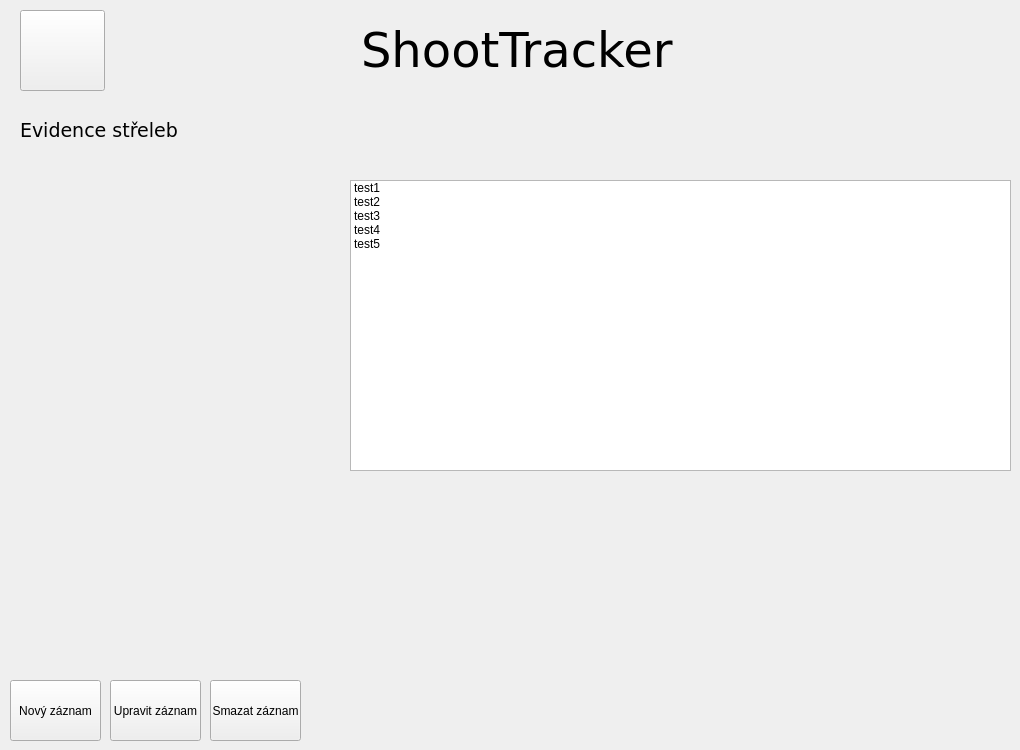
    <widget class="QWidget" name="Shooting">
     <widget class="QWidget" name="layoutWidget_9">
      <property name="geometry">
       <rect>
        <x>20</x>
        <y>100</y>
        <width>991</width>
        <height>61</height>
       </rect>
      </property>
      <layout class="QHBoxLayout" name="horizontalLayout_11">
       <item>
        <widget class="QLabel" name="label_3">
         <property name="font">
          <font>
           <family>Verdana</family>
           <pointsize>14</pointsize>
          </font>
         </property>
         <property name="text">
          <string>Evidence střeleb</string>
         </property>
        </widget>
       </item>
       <item>
        <spacer name="horizontalSpacer_7">
         <property name="orientation">
          <enum>Qt::Horizontal</enum>
         </property>
         <property name="sizeHint" stdset="0">
          <size>
           <width>40</width>
           <height>20</height>
          </size>
         </property>
        </spacer>
       </item>
      </layout>
     </widget>
     <widget class="QWidget" name="layoutWidget_5">
      <property name="geometry">
       <rect>
        <x>20</x>
        <y>10</y>
        <width>991</width>
        <height>81</height>
       </rect>
      </property>
      <layout class="QHBoxLayout" name="horizontalLayout_18">
       <item>
        <widget class="QPushButton" name="PB_Shooting_Back">
         <property name="sizePolicy">
          <sizepolicy hsizetype="Preferred" vsizetype="Preferred">
           <horstretch>0</horstretch>
           <verstretch>0</verstretch>
          </sizepolicy>
         </property>
         <property name="font">
          <font>
           <family>Verdana</family>
           <pointsize>21</pointsize>
          </font>
         </property>
         <property name="styleSheet">
          <string notr="true">image: url(:/icons/resourcefolder/icons8-back-50.png);</string>
         </property>
         <property name="text">
          <string/>
         </property>
        </widget>
       </item>
       <item>
        <spacer name="horizontalSpacer_13">
         <property name="orientation">
          <enum>Qt::Horizontal</enum>
         </property>
         <property name="sizeType">
          <enum>QSizePolicy::Fixed</enum>
         </property>
         <property name="sizeHint" stdset="0">
          <size>
           <width>250</width>
           <height>20</height>
          </size>
         </property>
        </spacer>
       </item>
       <item>
        <widget class="QLabel" name="label_25">
         <property name="font">
          <font>
           <family>Verdana</family>
           <pointsize>36</pointsize>
          </font>
         </property>
         <property name="text">
          <string>ShootTracker</string>
         </property>
        </widget>
       </item>
       <item>
        <spacer name="horizontalSpacer_14">
         <property name="orientation">
          <enum>Qt::Horizontal</enum>
         </property>
         <property name="sizeHint" stdset="0">
          <size>
           <width>250</width>
           <height>20</height>
          </size>
         </property>
        </spacer>
       </item>
      </layout>
     </widget>
     <widget class="QPushButton" name="PB_Shooting_NewRecord">
      <property name="geometry">
       <rect>
        <x>10</x>
        <y>680</y>
        <width>91</width>
        <height>61</height>
       </rect>
      </property>
      <property name="text">
       <string>Nový záznam</string>
      </property>
     </widget>
     <widget class="QPushButton" name="pushButton_2">
      <property name="geometry">
       <rect>
        <x>110</x>
        <y>680</y>
        <width>91</width>
        <height>61</height>
       </rect>
      </property>
      <property name="text">
       <string>Upravit záznam</string>
      </property>
     </widget>
     <widget class="QPushButton" name="pushButton_3">
      <property name="geometry">
       <rect>
        <x>210</x>
        <y>680</y>
        <width>91</width>
        <height>61</height>
       </rect>
      </property>
      <property name="text">
       <string>Smazat záznam</string>
      </property>
     </widget>
     <widget class="QListWidget" name="listWidget">
      <property name="geometry">
       <rect>
        <x>350</x>
        <y>180</y>
        <width>661</width>
        <height>291</height>
       </rect>
      </property>
      <item>
       <property name="text">
        <string>test1</string>
       </property>
      </item>
      <item>
       <property name="text">
        <string>test2</string>
       </property>
      </item>
      <item>
       <property name="text">
        <string>test3</string>
       </property>
      </item>
      <item>
       <property name="text">
        <string>test4</string>
       </property>
      </item>
      <item>
       <property name="text">
        <string>test5</string>
       </property>
      </item>
     </widget>
    </widget>
